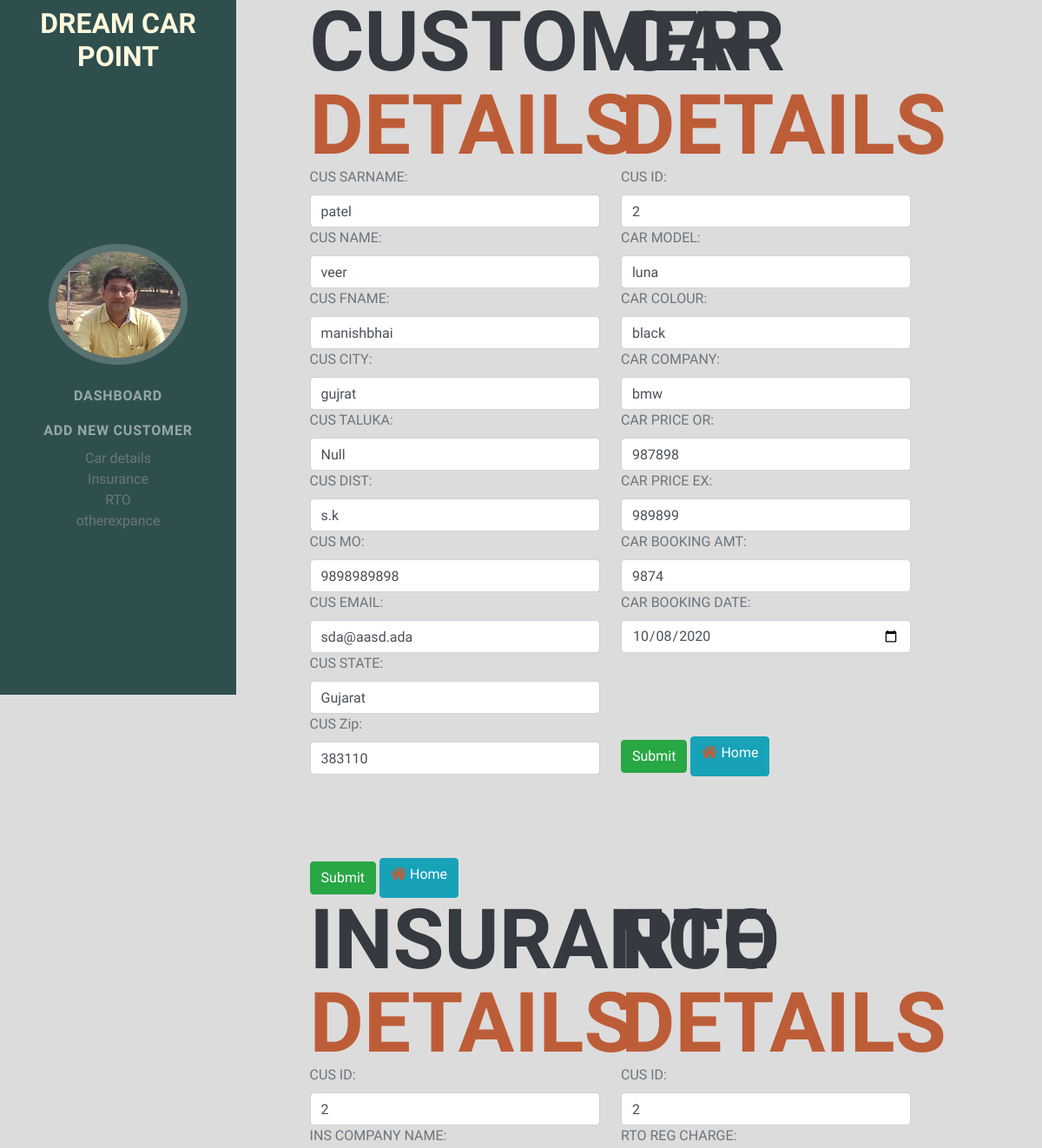
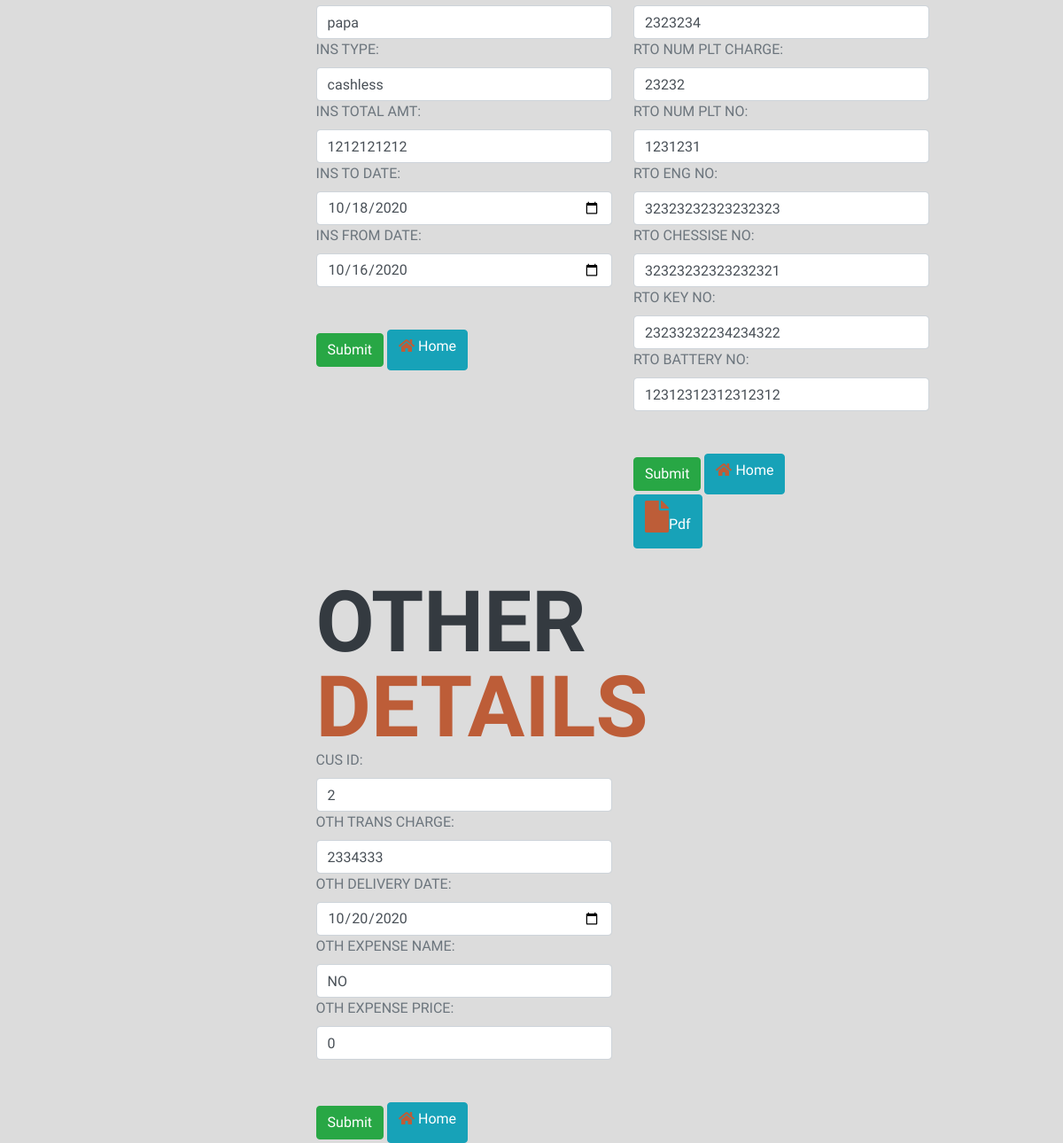
Page /2/ on the committed database (2 pictures, top to bottom).
### CAR/models.py (models this page shows, shortened)
class customer(models.Model):
    CUS_ID     = models.AutoField(primary_key=True)
    CUS_SARNAME = models.CharField(max_length=20,blank=True)
    CUS_NAME   = models.CharField(max_length=70,blank=True)
    CUS_FNAME   = models.CharField(max_length=70,blank=True)
    CUS_CITY   = models.CharField(max_length=70,blank=True)
    CUS_TALUKA = models.CharField(max_length=69,default='Null')
    CUS_DIST   = models.CharField(max_length=30,default="NULL")
    phone_regex = RegexValidator(regex=r'^\+?1?\d{9,10}$', message="Enter 10 digits ")
    CUS_MO     = models.CharField(validators=[phone_regex],max_length=15,unique=True,blank=True)
    CUS_EMAIL  = models.EmailField(unique=True)
    CUS_STATE  = models.CharField(max_length=70)
    zip_regex= RegexValidator(regex='\d[0-9]')
    CUS_Zip    = models.CharField(validators=[zip_regex],max_length= 6)
    date_modified = models.DateTimeField(auto_now=True)

class car(models.Model):
    CUS_ID     = models.ForeignKey(customer,on_delete=models.CASCADE)
    CAR_ID     =models.AutoField(primary_key=True)
    CAR_MODEL  = models.CharField(max_length=45)
    CAR_COLOUR = models.CharField(max_length= 20,null=True)
    CAR_COMPANY = models.CharField(max_length= 20,null=True)
    CAR_PRICE_OR = models.IntegerField(null=True)
    CAR_PRICE_EX = models.IntegerField(null=True)
    CAR_BOOKING_AMT = models.IntegerField(null=True)
    CAR_BOOKING_DATE = models.DateField(null=True)
    date_modified = models.DateTimeField(auto_now=True)
    def __str__(self):
        return self.CAR_MODEL

class insurance(models.Model):
    CUS_ID     = models.ForeignKey(customer,on_delete=models.CASCADE)
    INS_ID     =models.AutoField(primary_key=True)
    INS_COMPANY_NAME = models.CharField(max_length= 20,null=True)
    INS_TYPE         = models.CharField(max_length= 20,null=True)
    INS_TOTAL_AMT    = models.IntegerField(null=True)
    INS_TO_DATE      = models.DateField(null=True)
    INS_FROM_DATE   = models.DateField(null=True)
    date_modified = models.DateTimeField(auto_now=True)
    def __str__(self):
        return self.INS_COMPANY_NAME

class RTO(models.Model):
    CUS_ID     = models.ForeignKey(customer,on_delete=models.CASCADE)
    RTO_ID     =models.AutoField(primary_key=True)
    RTO_REG_CHARGE  = models.IntegerField(null=True)
    RTO_NUM_PLT_CHARGE = models.IntegerField(null=True)
    CHESSISE_regex = RegexValidator(regex=r'[A-Z0-9]{16,17}$',)
    RTO_NUM_PLT_NO   = models.CharField(max_length= 20,unique=True,null=True)
    RTO_ENG_NO        = models.CharField(validators=[CHESSISE_regex],max_length= 17,unique=True,null=True)
    RTO_CHESSISE_NO  = models.CharField(validators=[CHESSISE_regex],max_length= 17,unique=True,null=True)
    RTO_KEY_NO       = models.CharField(validators=[CHESSISE_regex],max_length= 17,unique=True,null=True)
    RTO_BATTERY_NO     = models.CharField(max_length= 20,unique=True,null=True)
    date_modified = models.DateTimeField(auto_now=True)

class OTHER(models.Model):
    CUS_ID     = models.ForeignKey(customer,on_delete=models.CASCADE)
    OTH_ID     =models.AutoField(primary_key=True)
    OTH_TRANS_CHARGE   = models.IntegerField(null=True)
    OTH_DELIVERY_DATE   = models.DateField(null=True)
    OTH_EXPENSE_NAME    = models.CharField(max_length= 20)
    OTH_EXPENSE_PRICE   = models.IntegerField(null=True)
    date_modified = models.DateTimeField(auto_now=True)

### CAR/views.py (the view)
# urls.py: path('<int:id>/',views.UpdateData,name="Update"),
def UpdateData(request,id):
    print(id)
    if request.method =='POST':
        print(request)
        cus = customer.objects.get(pk=id)
        fm = customerDe(request.POST,instance=cus)
        if fm.is_valid():
            fm.save()
        if car.objects.filter(CUS_ID=id).exists():
            car1 = car.objects.get(CUS_ID=id)
            fm2 = carDe(request.POST,instance=car1)
            if fm2.is_valid():
                fm2.save()
        else:
            cfm = carDe(request.POST)
            if cfm.is_valid():
                cfm.save()
        if insurance.objects.filter(CUS_ID=id).exists():
            ins = insurance.objects.get(CUS_ID=id)
            fm3 = insuranceDe(request.POST,instance=ins)
            if fm3.is_valid():
                fm3.save()
                print(fm3)
        else:
            cfm3 = insuranceDe(request.POST)
            if cfm3.is_valid():
                cfm3.save()
        if RTO.objects.filter(CUS_ID=id).exists():
            rt = RTO.objects.get(CUS_ID=id)
            fm4 = RTODE(request.POST,instance=rt)
            if fm4.is_valid():
                fm4.save()
                print(fm4)
        else:
            fm4 = RTODE(request.POST)
            if fm4.is_valid():
                fm4.save()
        if OTHER.objects.filter(CUS_ID=id).exists():
            ot = OTHER.objects.get(CUS_ID=id)
            fm5 = OTHERDE(request.POST,instance=ot)
            if fm5.is_valid():
                fm5.save()
                print(fm5)
        else:
            cfm3 = OTHERDE(request.POST)
            if cfm3.is_valid():
                cfm3.save()
        return HttpResponseRedirect('/%s/'%id)
    else:
        print("else")
        cus = customer.objects.get(pk=id)
        fm = customerDe(instance=cus)
        car1 = car.objects.filter(CUS_ID=id).first()
        print('car1',car1)
        fm2 = carDe(instance=car1,initial={'CUS_ID':id})
        ins = insurance.objects.filter(CUS_ID=id).first()
        print('ins',ins)
        fm3 = insuranceDe(instance=ins,initial={'CUS_ID':id})
        rt = RTO.objects.filter(CUS_ID=id).first()
        print('ins',rt)
        fm4 = RTODE(instance=rt,initial={'CUS_ID':id})
        ot = OTHER.objects.filter(CUS_ID=id).first()
        print('ins',ot)
        fm5 = OTHERDE(instance=ot,initial={'CUS_ID':id})
        if car.objects.filter(CUS_ID=id).exists():
            return render(request,'index_customerUpdate.html',{'form':fm,'form2':fm2,'form3':fm3,'form4':fm4,'form5':fm5,'id':id})
        else:
            return render(request,'index_customerUpdate.html',{'form':fm,'form2':fm2,'id':id})

### CAR/forms.py
class customerDe(forms.ModelForm):
    class Meta:
        model = customer
        fields =['CUS_ID','CUS_SARNAME','CUS_NAME','CUS_FNAME','CUS_CITY','CUS_TALUKA','CUS_DIST','CUS_MO','CUS_EMAIL','CUS_STATE','CUS_Zip']
        widgets={
            'CUS_ID' : forms.TextInput(attrs={'class':'sr-only'}),
            'CUS_SARNAME': forms.TextInput(attrs={'class':'form-control'}),
            'CUS_NAME': forms.TextInput(attrs={'class':'form-control'}),
            'CUS_FNAME' : forms.TextInput(attrs={'class':'form-control'}),
            'CUS_CITY': forms.TextInput(attrs={'class':'form-control'}),
            'CUS_TALUKA':forms.TextInput(attrs={'class':'form-control'}),
            'CUS_DIST' :forms.TextInput(attrs={'class':'form-control'}),
            'CUS_MO':forms.TextInput(attrs={'class':'form-control'}),
            'CUS_EMAIL': forms.EmailInput(attrs={'class':'form-control'}),
            'CUS_STATE': forms.TextInput(attrs={'class':'form-control'}),
            'CUS_Zip': forms.TextInput(attrs={'class':'form-control'}),
        }

class carDe(forms.ModelForm):
    class Meta:
        model = car
        fields =['CUS_ID','CAR_ID','CAR_MODEL','CAR_COLOUR','CAR_COMPANY','CAR_PRICE_OR','CAR_PRICE_EX','CAR_BOOKING_AMT','CAR_BOOKING_DATE']
        widgets={
            'CUS_ID':forms.NumberInput(attrs={'class':'form-control'}),
            'CAR_ID' : forms.TextInput(attrs={'class':'sr-only'}),
            'CAR_MODEL': forms.TextInput(attrs={'class':'form-control'}),
            'CAR_COLOUR': forms.TextInput(attrs={'class':'form-control'}),
            'CAR_COMPANY' : forms.TextInput(attrs={'class':'form-control'}),
            'CAR_PRICE_OR': forms.NumberInput(attrs={'class':'form-control'}),
            'CAR_PRICE_EX':forms.NumberInput(attrs={'class':'form-control'}),
            'CAR_BOOKING_AMT': forms.NumberInput(attrs={'class':'form-control'}),
            'CAR_BOOKING_DATE':DateInput(attrs={'class':'form-control'}),
        }

### CAR/templates/index_customerUpdate.html (shortened to what this page needs)
<!DOCTYPE html>
{% load static %}
<html lang="en">
    {% include 'index_head.html' %}
<body>
<div class="container-fluid">
    <div class="row">
        <div class="col-4">
            {% include 'index_nav.html' %}
        </div>
        <div class="col-10">
            <div class="row " id="inrow">
                <div class="col-md-6 col-md-offset-2">
                                <h1 class="mb-0">
                                    <span class="text-primary"> Details</span>
                                </h1>
                                <form method="POST" action="">
                                    {% for Fi in form %}
                                        {{Fi.label_tag}}
                                        {{Fi}}
                                    {% endfor %}
                                    <br><br><br><br><input type="submit" class="btn btn-success">
                                    <button class="btn btn-info"><a href="{% url 'listing' %}"><i class="fa fa-home"></i> <label id="ho">Home</label></a></button>
                                </form>
                </div>
                <div class="col-md-6" id="carD">
                                <h1 class="mb-0">
                                    <span class="text-primary"> Details</span>
                                </h1>
                                <form method="POST" action="">
                                    {% for Fi in form2 %}
                                        {{Fi.label_tag}}
                                        {{Fi}}
                                    {% endfor %}
                                    <br><br><br><br><input type="submit" class="btn btn-success">
                                    <button class="btn btn-info"><a href="{% url 'listing' %}"><i class="fa fa-home"></i> <label id="ho">Home</label></a></button>
                                </form>
                </div>
            </div>
            <div class="row" id="inrow">
                <div class="col-md-6">
                                <h1 class="mb-0">
                                    Insurance
                                    <span class="text-primary"> Details</span>
                                </h1>
                                <form method="POST" action="">
                                    {% for Fig in form3 %}
                                        {{Fig.label_tag}}
                                        {{Fig}}
                                    {% endfor %}
                                    <br><br><input type="submit" class="btn btn-success">
                                    <button class="btn btn-info"><a href="{% url 'listing' %}"><i class="fa fa-home"></i> <label id="ho">Home</label></a></button>
                                </form>
                </div>
                <div class="col-md-6">
                                <h1 class="mb-0">
                                    RTO
                                    <span class="text-primary"> Details</span>
                                </h1>
                                <form method="POST" action="">
                                    {% for Fig in form4 %}
                                        {{Fig.label_tag}}
                                        {{Fig}}
                                    {% endfor %}
                                    <br><br><input type="submit" class="btn btn-success">
                                    <button class="btn btn-info"><a href="{% url 'listing' %}"><i class="fa fa-home"></i> <label id="ho">Home</label></a></button>
                                </form>
                </div>
            </div>
            <div class="row " id="inrow">
                <div class="col-md-6">
                                <br><br><br><br>
                                <h1 class="mb-0">
                                    other
                                    <span class="text-primary"> Details</span>
                                </h1>
                                <form method="POST" action="">
                                    {% for F in form5 %}
                                        {{F.label_tag}}
                                        {{F}}
                                    {% endfor %}
                                    <br><br><input type="submit" class="btn btn-success">
                                    <button class="btn btn-info"><a href="{% url 'listing' %}"><i class="fa fa-home"></i> <label id="ho">Home</label></a></button>
                                </form>
                </div>
                <div class="col-md-6 align-items-center">
                    <button class="btn btn-info"><a href="{% url 'pdf' id %}"><i class="fa fa-file" style="font-size:36px"></i><label id="ho"> Pdf</label></a></button>
                </div>
            </div>
        </div>
    </div>
</div>
    </body>
</html>

### CAR/templates/index_head.html (shortened to what this page needs)
{% load static %}
<head>
    <link href="{% static 'car/css/styles.css' %}" rel="stylesheet" />
</head>

### CAR/templates/index_nav.html (shortened to what this page needs)
{% load static %}
<nav class="navbar navbar-expand-lg navbar-dark bg-primary fixed-top" id="sideNav">
    <h3 style="color:cornsilk">Dream Car Point</h3>
    <a class="navbar-brand js-scroll-trigger" href="#page-top">
        <span class="d-none d-lg-block"><img class="img-fluid img-profile rounded-circle mx-auto mb-2" src="{% static 'car/image/profile.jpg' %}" /></span>
    </a>
    <div class="collapse navbar-collapse" id="navbarSupportedContent">
        <ul class="navbar-nav">
            <li class="nav-item"><a class="nav-link js-scroll-trigger" href="/listing/form">Dashboard</a></li>
            <li class="nav-item"><a class="nav-link js-scroll-trigger" href="/listing/Costomer">ADD New Customer</a></li>
            <li class="nav-item">Car  details</li>
            <li class="nav-item">Insurance</li>
            <li class="nav-item">RTO</li>
            <li class="nav-item">otherexpance</li>
        </ul>
    </div>
</nav>

### CAR/templates/index_customerUpdate.html (style rules this page uses)
#ho { color:white; }
.row { position: relative; margin-left:3% ; margin-top: 6s%; }
#inrow { width: 100%; }

### rows in the picture
customer: form "patel" "veer" "manishbhai" "gujrat" "Null" "s.k" "9898989898" "sda@aasd.ada" "Gujarat" "383110"
car: form2 "2" "luna" "black" "bmw" "987898" "989899" "9874" "10/08/2020"
insurance: form3 "2" "papa" "cashless" "1212121212" "10/18/2020" "10/16/2020"
RTO: form4 "2" "2323234" "23232" "1231231" "32323232323232323" "32323232323232321" "23233232234234322" "12312312312312312"
OTHER: form5 "2" "2334333" "10/20/2020" "NO" "0"

### other values in the picture
{{ Fi.label_tag }} "CUS SARNAME:" "CUS NAME:" "CUS FNAME:" "CUS CITY:" "CUS TALUKA:" "CUS DIST:" "CUS MO:" "CUS EMAIL:" "CUS STATE:" "CUS Zip:"
{{ Fi.label_tag }} "CUS ID:" "CAR MODEL:" "CAR COLOUR:" "CAR COMPANY:" "CAR PRICE OR:" "CAR PRICE EX:" "CAR BOOKING AMT:" "CAR BOOKING DATE:"
{{ Fig.label_tag }} "CUS ID:" "INS COMPANY NAME:" "INS TYPE:" "INS TOTAL AMT:" "INS TO DATE:" "INS FROM DATE:"
{{ Fig.label_tag }} "CUS ID:" "RTO REG CHARGE:" "RTO NUM PLT CHARGE:" "RTO NUM PLT NO:" "RTO ENG NO:" "RTO CHESSISE NO:" "RTO KEY NO:" "RTO BATTERY NO:"
{{ F.label_tag }} "CUS ID:" "OTH TRANS CHARGE:" "OTH DELIVERY DATE:" "OTH EXPENSE NAME:" "OTH EXPENSE PRICE:"
